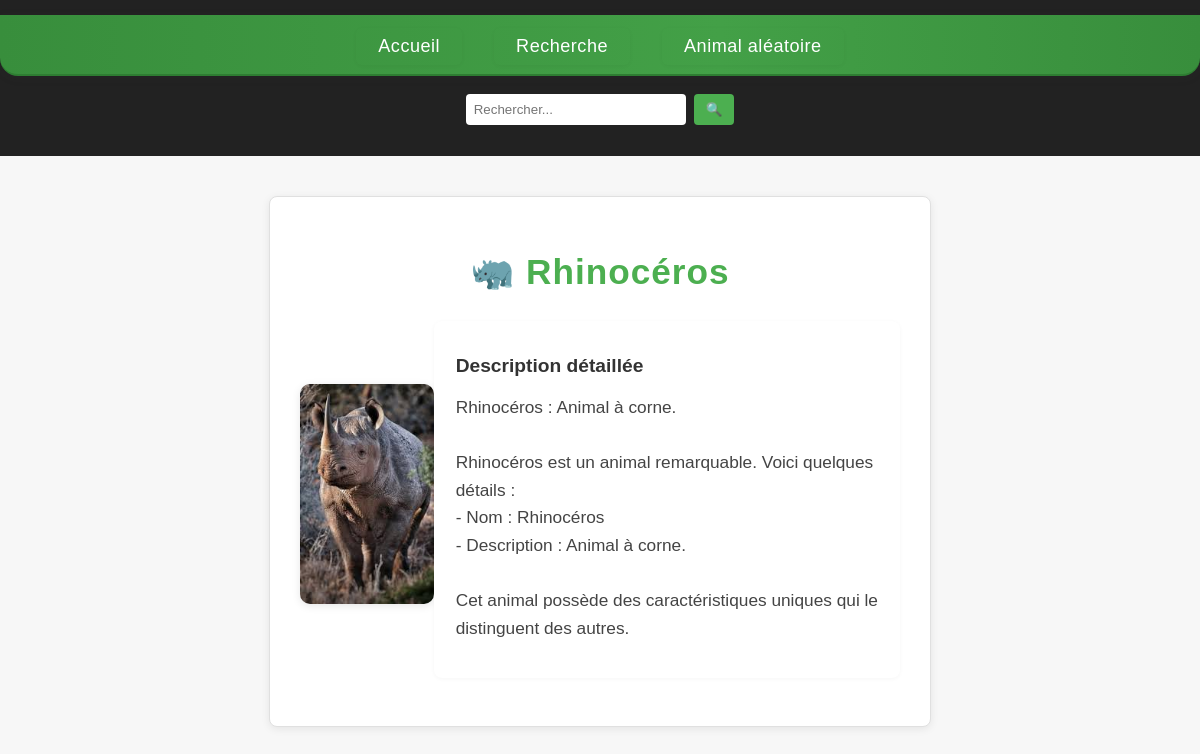
The app's page /element.php?id=16 with its own data.
### tables this page shows
CREATE TABLE IF NOT EXISTS animaux (
    id INT AUTO_INCREMENT PRIMARY KEY,
    nom VARCHAR(100) NOT NULL,
    description TEXT,
    image VARCHAR(255)
);

### element.php (the view, shortened to what this page needs)
<?php
include 'header.php';
$id = isset($_GET['id']) ? intval($_GET['id']) : 0;
$conn = new mysqli('localhost', 'root', '', 'autocompletion');
$conn->set_charset('utf8');
$stmt = $conn->prepare("SELECT * FROM animaux WHERE id = ?");
$stmt->bind_param('i', $id);
$stmt->execute();
$result = $stmt->get_result();
$animal = $result->fetch_assoc();
?>
<!DOCTYPE html>
<html lang="fr">
<head>
    <link rel="stylesheet" href="style.css">
</head>
<body>
    <div class="container fiche-animal">
        <?php if ($animal): ?>
            <?php
            $emojis = [
                'Chat' => '🐱',
                'Chien' => '🐶',
                'Lion' => '🦁',
                'Tigre' => '🐯',
                'Éléphant' => '🐘',
                'Girafe' => '🦒',
                'Zèbre' => '🦓',
                'Ours' => '🐻',
                'Loup' => '🐺',
                'Renard' => '🦊',
                'Singe' => '🐵',
                'Panda' => '🐼',
                'Koala' => '🐨',
                'Kangourou' => '🦘',
                'Hippopotame' => '🦛',
                'Rhinocéros' => '🦏',
                'Crocodile' => '🐊',
                'Dauphin' => '🐬',
                'Pingouin' => '🐧',
                'Aigle' => '🦅',
            ];
            $emoji = $emojis[$animal['nom']] ?? '🐾';
            ?>
            <h1 class="animal-title"><?= $emoji ?> <?= htmlspecialchars($animal['nom']) ?></h1>
            <div class="animal-image-block">
                <?php
                $imageFile = $animal['image'] ? $animal['image'] : 'default.jpg';
                $webImagePath = "images/" . htmlspecialchars($imageFile);
                ?>
                <img class="animal-image" src="<?= $webImagePath ?>" alt="<?= htmlspecialchars($animal['nom']) ?>">
            <div class="animal-description">
                <h2>Description détaillée</h2>
                <p>
                <?php
                    $desc = $animal['description'];
                    $nom = $animal['nom'];
                    if ($desc && $nom) {
                        echo nl2br(htmlspecialchars("$nom : $desc\n\n$nom est un animal remarquable. Voici quelques détails :\n- Nom : $nom\n- Description : $desc\n\nCet animal possède des caractéristiques uniques qui le distinguent des autres."));
                    } else {
                        echo "Aucune description disponible.";
                    }
                ?>
                </p>
            </div>
        <?php else: ?>
            <p>Animal non trouvé.</p>
        <?php endif; ?>
    </div>
</body>
</html>

### header.php (shortened to what this page needs)
<header>
    <nav class="navbar">
        <a href="index.php">Accueil</a>
        <a href="recherche.php?search=">Recherche</a>
        <a href="element.php?id=<?= rand(1, 20) ?>">Animal aléatoire</a>
    </nav>
    <form action="recherche.php" method="get" id="header-search-form">
        <input type="text" name="search" id="header-search" placeholder="Rechercher..." autocomplete="off">
        <button type="submit">🔍</button>
    </form>
</header>

### style.css (style rules this page uses)
.navbar { display: flex; justify-content: center; gap: 28px; background: linear-gradient(90deg, #388e3c 0%, #43a047 60%, #388e3c 100%); box-shadow: 0 2px 10px rgba(60,60,60,0.10); padding: 13px 0 9px 0; border-radius: 0 0 18px 18px; margin-bottom: 18px; border-bottom: 2px solid #2e7d32; position: relative; z-index: 10; }
.navbar a { color: #fff; text-decoration: none; font-size: 1.13em; padding: 8px 22px; border-radius: 6px; transition: background 0.18s, transform 0.18s, box-shadow 0.18s; letter-spacing: 0.5px; box-shadow: 0 1px 4px rgba(0,0,0,0.04); margin: 0 2px; font-weight: 500; }
.animal-image-block { display: flex; justify-content: center; align-items: center; width: 100%; margin-bottom: 18px; }
.animal-image { max-width: 320px; max-height: 220px; border-radius: 10px; box-shadow: 0 2px 8px rgba(0,0,0,0.10); background: #fff; object-fit: cover; }
.fiche-animal { display: flex; flex-direction: column; align-items: center; background: #f9f9fc; border: 1px solid #e0e0e0; border-radius: 12px; padding: 32px 24px 24px 24px; box-shadow: 0 4px 16px rgba(0,0,0,0.07); margin-top: 30px; }
.animal-title { font-size: 2.2em; color: #4caf50; margin-bottom: 18px; text-align: center; letter-spacing: 1px; }
.animal-description { background: #fff; border-radius: 8px; padding: 18px 22px; box-shadow: 0 1px 4px rgba(0,0,0,0.04); width: 100%; max-width: 500px; margin-top: 10px; }
.animal-description h2 { color: #333; font-size: 1.2em; margin-bottom: 8px; }
.animal-description p { color: #444; font-size: 1.08em; line-height: 1.6; }
body { font-family: Arial, sans-serif; background: #f7f7f7; margin: 0; padding: 0; }
.container { max-width: 600px; margin: 40px auto; background: #fff; padding: 30px; border-radius: 8px; box-shadow: 0 2px 8px rgba(0,0,0,0.08); }
header { background: #222; color: #fff; padding: 15px 0; text-align: center; margin-bottom: 30px; }
header form { display: flex; justify-content: center; align-items: center; gap: 8px; }
header input[type="text"] { padding: 8px; border-radius: 4px; border: none; width: 220px; }
header button { padding: 8px 12px; border: none; border-radius: 4px; background: #4caf50; color: #fff; cursor: pointer; }

### records on screen
animaux: nom "🦏", nom "Rhinocéros", image (picture), nom+description "Rhinocéros : Animal à corne. Rhinocéros est un animal remarquable. Voici quelques détails : - Nom : Rhinocéros - Description : Animal à corne. Cet animal possède des caractéristiques uniques qui le distinguent des autres."
